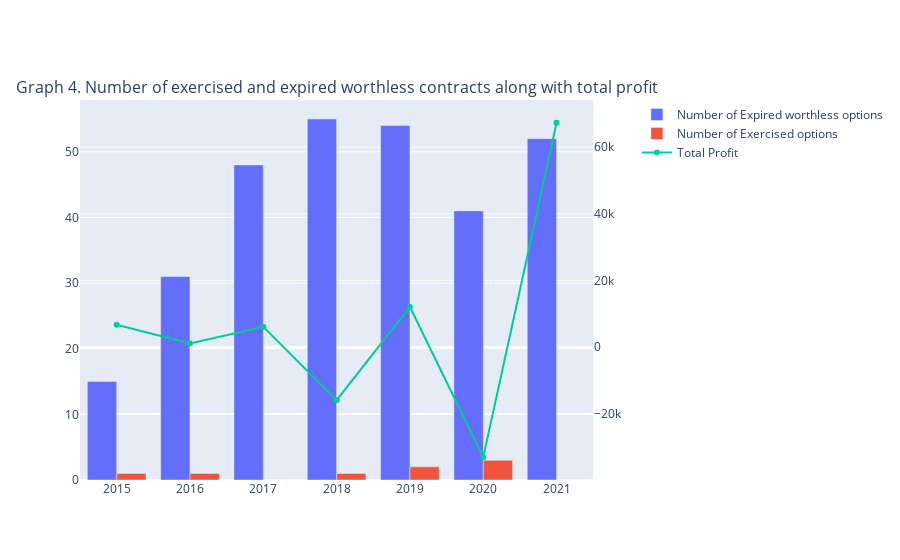

Notebook code cell kept with this figure:
### Markdown cell above
Next, we look also at the number of exercised and expired worthless contracts along with total profits.

### Code cell
df2 = transaction.groupby(by = ['Year', 'Outcome', 'Trans_Date', 'Exp_date', 'Option type', 'Position'])['Total Profit/Loss'].sum().reset_index()

# create separate dataframes for number of erxercised, expired options and profits grouped by year
exer = df2.groupby('Year')['Outcome'].apply(lambda x: x[x == 'Exercised option'].count()).reset_index()
exp = df2.groupby('Year')['Outcome'].apply(lambda x: x[x == 'Expired worthless'].count()).reset_index()
prof = df2.groupby(by = ['Year'])['Total Profit/Loss'].sum().reset_index()

# plot the results using barplots and lineplot
fig = make_subplots(specs=[[{"secondary_y": True}]], subplot_titles = ['Graph 4. Number of exercised and expired worthless contracts along with total profit'])
fig.add_trace(go.Bar(x = exp['Year'], y = exp['Outcome'], name = "Number of Expired worthless options"), secondary_y = False)
fig.add_trace(go.Bar(x = exer['Year'], y = exer['Outcome'], name = "Number of Exercised options"), secondary_y = False)
fig.add_trace(go.Line(x = prof['Year'], y = prof['Total Profit/Loss'], name = "Total Profit"), secondary_y = True)
fig.show()

### Figure 1 — Plotly figure (JSON) as saved in the notebook; plotly's stock layout.template omitted (floating-point values rounded to 4 significant figures)
{"data": [{"name": "Number of Expired worthless options", "type": "bar", "x": [2015, 2016, 2017, 2018, 2019, 2020, 2021], "xaxis": "x", "y": [15, 31, 48, 55, 54, 41, 52], "yaxis": "y"}, {"name": "Number of Exercised options", "type": "bar", "x": [2015, 2016, 2017, 2018, 2019, 2020, 2021], "xaxis": "x", "y": [1, 1, 0, 1, 2, 3, 0], "yaxis": "y"}, {"name": "Total Profit", "type": "scatter", "x": [2015, 2016, 2017, 2018, 2019, 2020, 2021], "xaxis": "x", "y": [6669.0, 1026.0, 6075, -15980.0, 12020.0, -33110.0, 67323], "yaxis": "y2"}], "layout": {"annotations": [{"font": {"size": 16}, "showarrow": false, "text": "Graph 4. Number of exercised and expired worthless contracts along with total profit", "x": 0.47, "xanchor": "center", "xref": "paper", "y": 1, "yanchor": "bottom", "yref": "paper"}], "autosize": true, "xaxis": {"anchor": "y", "autorange": true, "domain": [0, 0.94], "range": [2014.0, 2022.0], "type": "linear"}, "yaxis": {"anchor": "x", "autorange": true, "domain": [0, 1], "range": [0, 57.89], "type": "linear"}, "yaxis2": {"anchor": "x", "autorange": true, "overlaying": "y", "range": [-41390.0, 75610.0], "side": "right", "type": "linear"}}}
